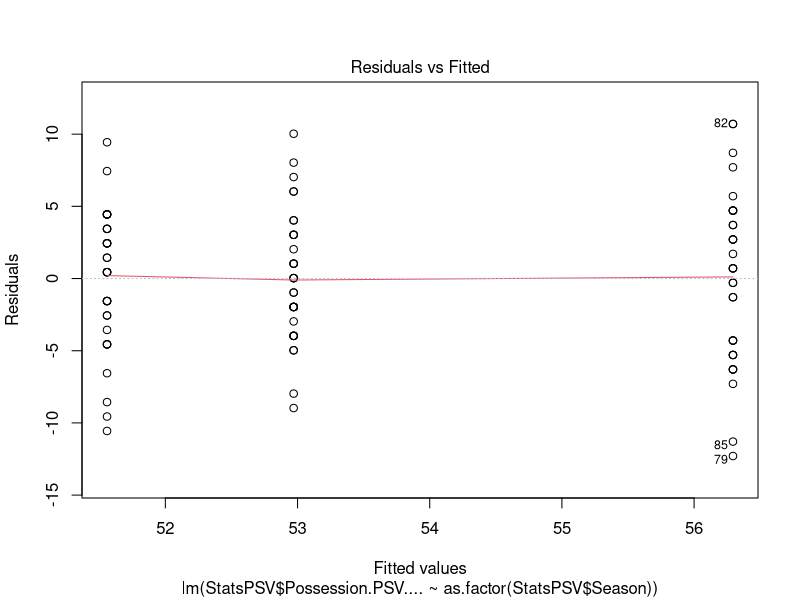
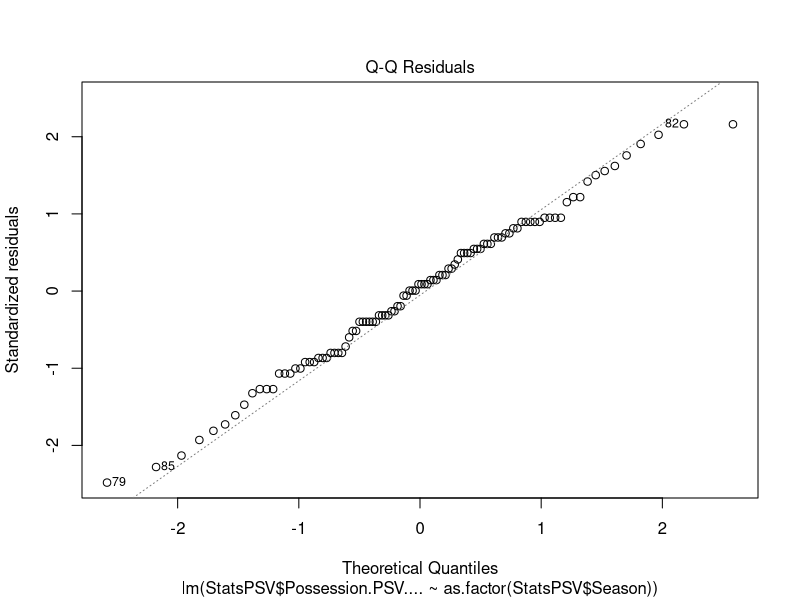
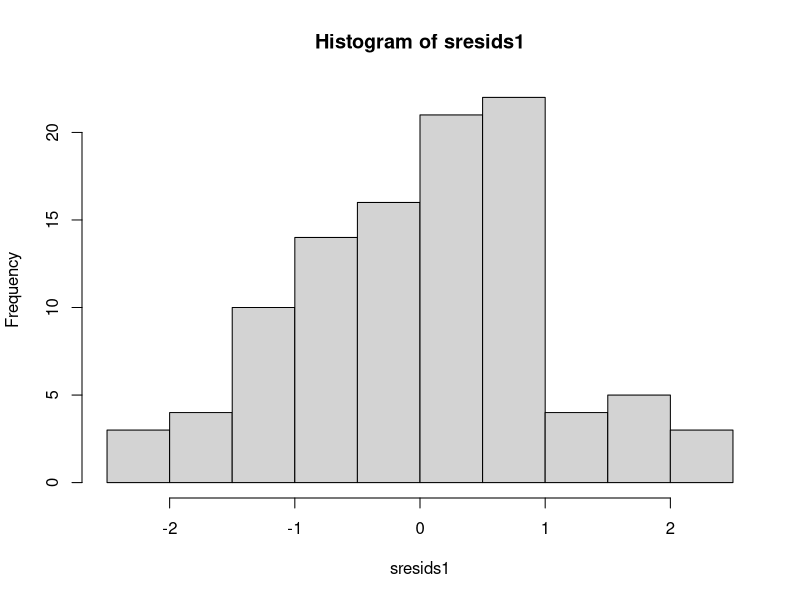

Write the R code that produced these figures, in order.
# Analyses of Wim Rip (Video-analyst PSV) statements

# Import dataset stats PSV
StatsPSV <- read.csv2("Analysis Wim Rip statements.csv", header = TRUE, sep = ";", dec = ",")

# Read data types
str(StatsPSV)

# Convert integers to character data type
StatsPSV[3:4] <- lapply(StatsPSV[3:4], as.character)

# Check whether converting was ok
str(StatsPSV)

# Convert integers to numeric data type
StatsPSV[5:11] <- lapply(StatsPSV[5:11], as.numeric)

# Check whether converting was ok
str(StatsPSV)

# Season 2014/2015 data
Season1 <- subset(StatsPSV, Season == "2014/2015")

# Season 2015/2016 data
Season2 <- subset(StatsPSV, Season == "2015/2016")

# Season 2016/2017 data
Season3 <- subset(StatsPSV, Season == "2016/2017")

# Check structure Season 1 subset
str(Season1)

# Create table with sum of chances, crosses, set piece goals, All shots (excluding blocks) and goals per season
Table1 <- aggregate(cbind(StatsPSV$Chances.PSV, StatsPSV$Crosses.PSV, StatsPSV$Set.piece.goals.PSV, StatsPSV$Shots.PSV..excl..blocks., StatsPSV$Goals.PSV), list(StatsPSV$Season), FUN = sum)

# Change column names of Table 1
colnames(Table1) <- c("Season", "Chances", "Crosses", "Set piece goals", "All shots (excluding blocks)", "Goals")

# Check dataframe of Table 1
data.frame(Table1)

# Create new variable Conversion 
Table1["Conversion"] <- NA

# Add variable Conversion as a column to Table 1
Table1$Conversion <- (Table1$Goals / Table1$`All shots (excluding blocks)`) * 100

# Round values in Table 1 to two decimals
Table1$Conversion <- round(Table1$Conversion, 2)

# Check dataframe of Table 1
data.frame(Table1)

# Create table with mean of possession, chances, crosses and set piece goals per season
Table2 <- aggregate(cbind(StatsPSV$Possession.PSV...., StatsPSV$Chances.PSV, StatsPSV$Crosses.PSV, StatsPSV$Set.piece.goals.PSV), list(StatsPSV$Season), FUN = mean)

# Change column names of Table 2
colnames(Table2) <- c("Season", "Possession", "Chances", "Crosses", "Set piece goals")

# Round values in Table 2 to two decimals, exclude first column
Table2[,-1] <- round(Table2[,-1], 2)

# Check dataframe of Table 2
data.frame(Table2)

# Create overall table with all relevant information
Table3 <- cbind(Table1, Table2$Possession)

# Change column name into Possession
colnames(Table3)[8] <- "Possession"

# Change order of columns (Possession more to the front)
Table3 <- Table3[ ,c(1, 8, 2:7)]

# Check dataframe of Table 3
data.frame(Table3)

# One-way ANOVA on possession
analysis1 <- lm(StatsPSV$Possession.PSV....~as.factor(StatsPSV$Season), data = StatsPSV)
anova(analysis1)
plot(analysis1, which = 1)
plot(analysis1, which = 2)
sresids1 <- rstandard(analysis1)
hist(sresids1)
TukeyHSD(aov(analysis1))
